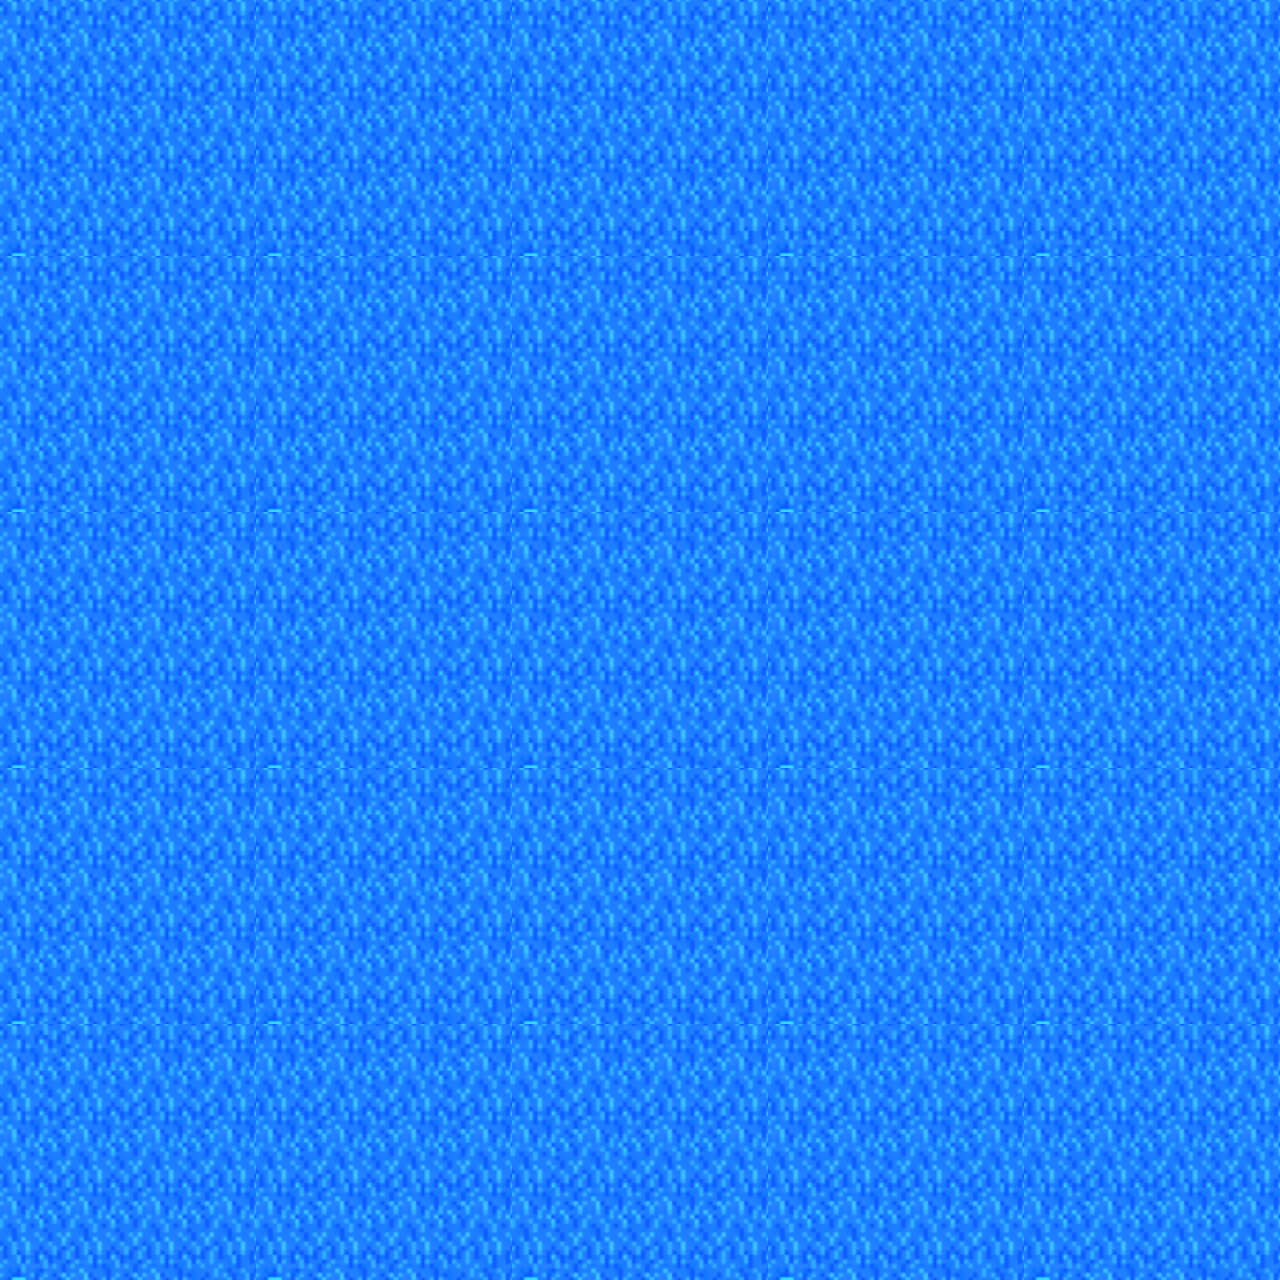

This is a level from a 2D game, rendered from its Tiled map with the project's own tilesets. A one-line summary and the complete map file follow:
An orthogonal 5x5 tile map with 256x256 px tiles, 1 tile layer (Tile Layer 1).

<map version="1.5" tiledversion="1.7.0" orientation="orthogonal" renderorder="right-up" width="5" height="5" tilewidth="256" tileheight="256" infinite="0" nextlayerid="2" nextobjectid="1">
 <tileset firstgid="1" source="test.tsx" />
 <layer id="1" name="Tile Layer 1" width="5" height="5">
  <data encoding="csv">
9,9,9,9,9,
9,9,9,9,9,
9,9,9,9,9,
9,9,9,9,9,
9,9,9,9,9
</data>
 </layer>
</map>
